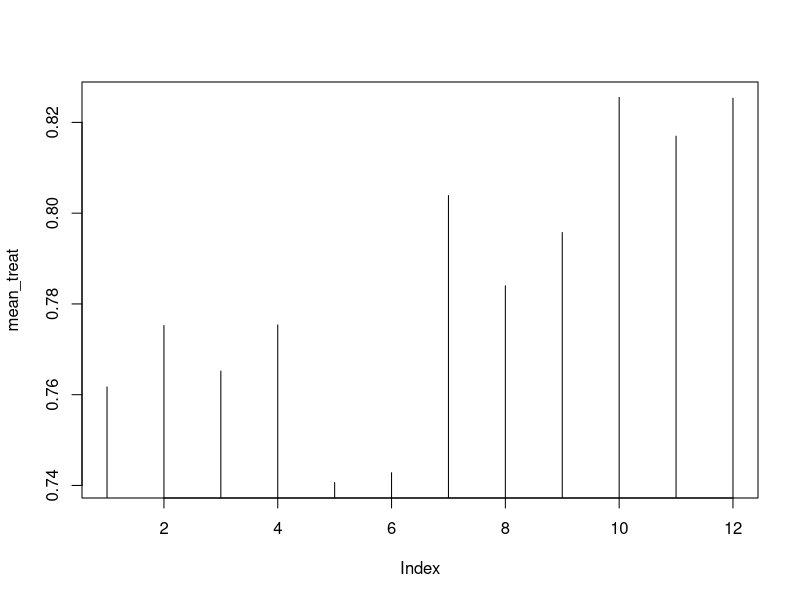
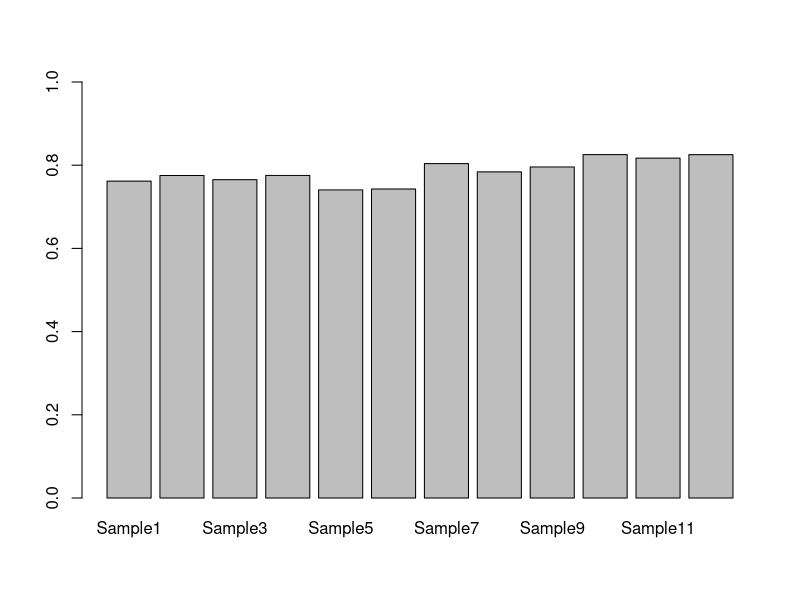
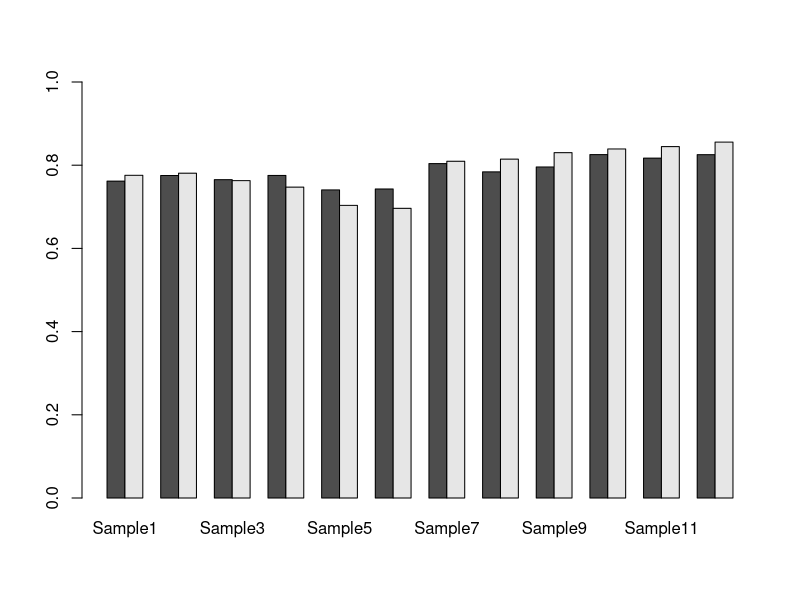
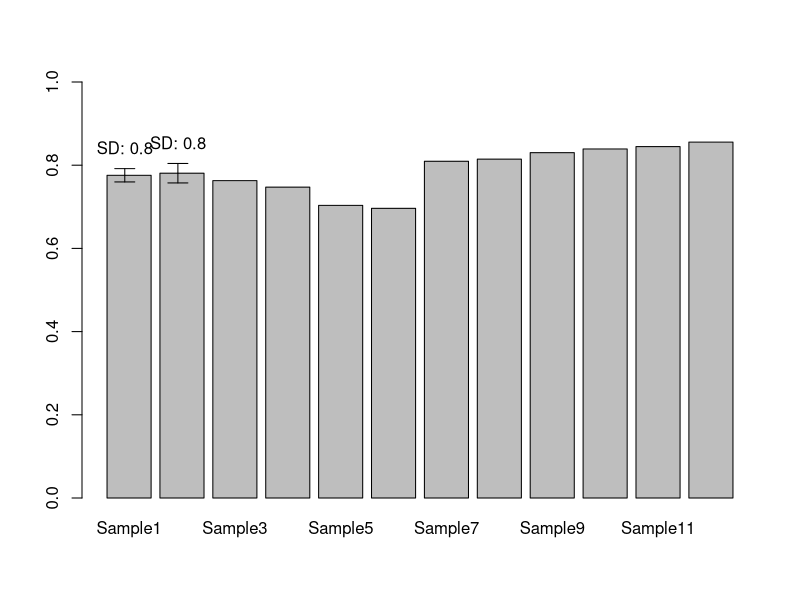

The R source for these figures, in order:
## ---- chunk 1
knitr::opts_chunk$set(echo = TRUE)
## ---- chunk 2
library(readxl)
mydata <- read_excel("Rprog04-fl.xls", sheet=2, skip = 6, col_names=F)

myod <- as.data.frame(mydata[1:8, ])
mygfp <- as.data.frame(mydata[12:21, ])
## ---- chunk 3
myod[,1] <- as.numeric(myod[,1])
mygfp[,1] <- as.numeric(mygfp[,1])
## ---- chunk 4
myod_treat <- myod[2:4,]
myod_control <- myod[5:7,]

sample_names <- paste("Sample", c(1:12), sep="")
replicate_labels <- paste("Rep", c(1:3), sep="")

rownames(myod_treat) <- replicate_labels
colnames(myod_treat) <- sample_names
rownames(myod_control) <- replicate_labels 
colnames(myod_control) <- sample_names

mean_treat <- colMeans(myod_treat)
mean_control <- colMeans(myod_control)
## ---- chunk 5
apply(myod_control, 1, mean)
apply(myod_control, 2, mean)

apply(myod_control, 2, function(x){ 
  xmean <- mean(x) 
  return(xmean)
  })

apply(myod_control, 2, sd)
## ---- chunk 6
plot(mean_treat, type="h")
barplot(mean_treat, ylim=c(0,1))
mean_test <- data.frame(mean_treat, mean_control)
barplot(t(mean_test), ylim=c(0,1), beside=T)
## ---- chunk 7
## excercise 3-2 
mysd <- function(x){
  xmean <- sum(x)/length(x)
  tmpdif <- x-xmean
  xvar <- sum(tmpdif^2)/(length(x)-1)
  xsd <- sqrt(xvar)
  return(xsd)
}

x <- sample(1:100, 10)
mysd(x)
sd(x)
## ---- chunk 8
## Exercise 3-3) barplot with sd

control_mean <- apply(myod_control, 2, function(x){mean(x)})
control_sd <- apply(myod_control, 2, mysd)

barplot(control_mean, width=0.83, space=0.2, col="gray", ylim=c(0,1))

arrows(0.5, control_mean[1], 0.5, control_mean[1]+control_sd[1], length=0.1, angle=90)
arrows(0.5, control_mean[1], 0.5, control_mean[1]-control_sd[1], length=0.1, angle=90)
lab <- paste("SD:", round(control_mean[1]+control_sd[1],1))
text(0.5, control_mean[1]+control_sd[1]+0.05, labels = lab)

arrows(1.5, control_mean[2], 1.5, control_mean[2]+control_sd[2], length=0.1, angle=90)
arrows(1.5, control_mean[2], 1.5, control_mean[2]-control_sd[2], length=0.1, angle=90)
lab <- paste("SD:", round(control_mean[2]+control_sd[2],1))
text(1.5, control_mean[2]+control_sd[2]+0.05, labels = lab)

